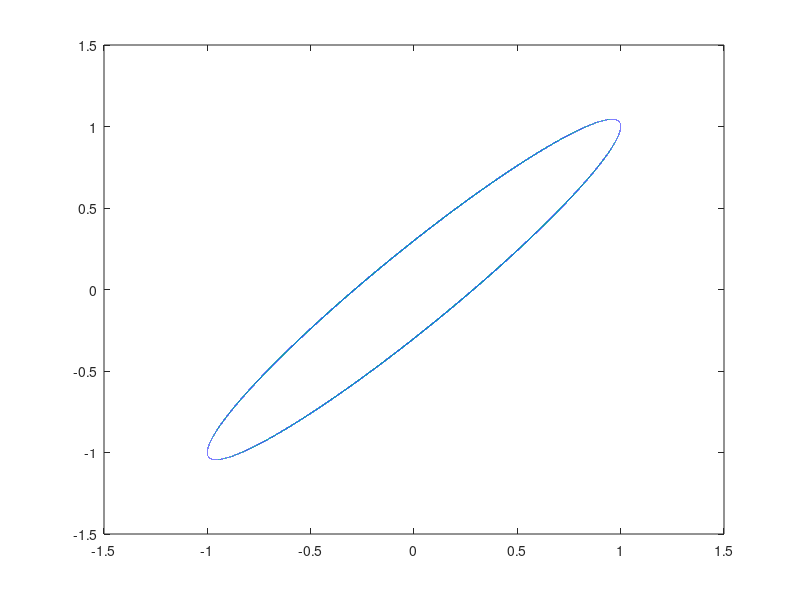

Write MATLAB code to recreate this figure.
clear; clf; hold off; n=0; h=0.0001;
% Constantes del Sistema
 m1=1; l=1; k1=m1*l^2;
% Constantes para cambiar
 m2=1; n=1; k2=m2*n^2;
% Condiciones Iniciales
x = 1; vx = 0; y = 1; vy = 0.3;
ax = -k1*x/m1;  
ay = -k2*y/m2; 
tfin=100; n=0;
% Inicio de la Simulacion
px(1)=x; py(1)=y;
for t=0:h:tfin
    n  = n+1;
    ax =-k1*x/m1;
    vx = vx + ax*h;
    x  = x  + vx*h;
    ay =-k2*y/m2;
    vy = vy + ay*h;
    y  = y  + vy*h;
    px(n+1)=x;
    py(n+1)=y;
end
plot(px,py)